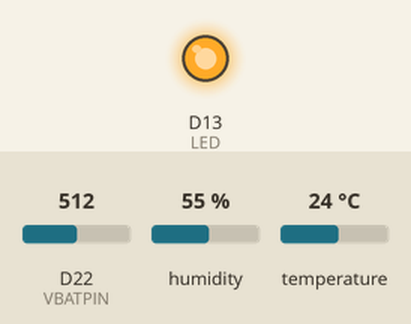
The sketch below on a simulated Arduino MKR. Shown: output pins drawn as LEDs (lit = HIGH). The inputs (shaded band) are chosen by the test bench; at power-on: D22 (VBATPIN) = 512, humidity 55 %, temperature 24 °C. The local clock reads 2024-03-15 10:24:30 at power-on unless the sketch sets it; no radio packets arrive unless stated; pins used as bus, display or sensor lines are not drawn.

Above: at 0.1 s.
At 5.1 s:
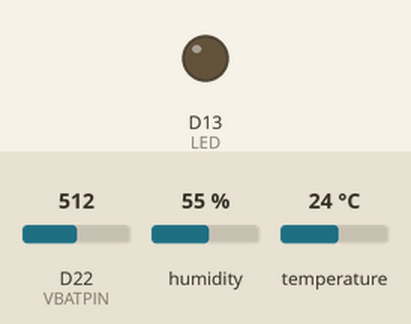
Timing chart, 0 to 6.6 s (numbered marks = the images above):
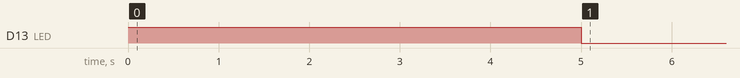

The sketch:

sensenet_remote.ino
```cpp
// rf69 demo tx rx.pde
// -*- mode: C++ -*-
// Example sketch showing how to create a simple addressed, reliable messaging client
// with the RH_RF69 class. RH_RF69 class does not provide for addressing or
// reliability, so you should only use RH_RF69  if you do not need the higher
// level messaging abilities.
// It is designed to work with the other example rf69_server.
// Demonstrates the use of AES encryption, setting the frequency and modem
// configuration

#include <RTCZero.h>
#include <SPI.h>
#include <RH_RF69.h>
#include <RHReliableDatagram.h>
#include "Adafruit_Si7021.h"

//#define DEBUG

Adafruit_Si7021 sensor_si7021 = Adafruit_Si7021();

/************ Radio Setup ***************/

// Change to 434.0 or other frequency, must match RX's freq!
#define RF69_FREQ 915.0

// Where to send packets to!
#define DEST_ADDRESS  1
// change addresses for each client board, any number :)
#define MY_ADDRESS    2

#define RFM69_CS      8
#define RFM69_INT     3
#define RFM69_RST     4
#define LED           13
#define VBATPIN       A7

//local sensor data structure
typedef struct {
  float temperature;
  float humidity;
  float altitude;
  float pressure;
  float battery;
} LOCALSENSORDATA, *PLOCALSENSORDATA;

LOCALSENSORDATA localsensordata;

RTCZero rtc;
//volatile bool alarm;

// Singleton instance of the radio driver
RH_RF69 rf69(RFM69_CS, RFM69_INT);

// Class to manage message delivery and receipt, using the driver declared above
RHReliableDatagram rf69_manager(rf69, MY_ADDRESS);

byte packetnum = 0;  // packet counter, we increment per xmission


////////////////////////////////////////////////////////////////////////////////
// Setup Arduino serial
////////////////////////////////////////////////////////////////////////////////
void setup_serial(int rate)
{
  Serial.begin(rate);

  // wait for serial port to open
  while (!Serial)
  {
    delay(10);
  }
}

////////////////////////////////////////////////////////////////////////////////
// Setup Arduino RTC
////////////////////////////////////////////////////////////////////////////////
void setup_rtc()
{
  // * Change these values to set the current initial time * /
  const byte hours   = 0;
  const byte minutes = 0;
  const byte seconds = 50;
  // * Change these values to set the current initial date * /
  const byte year    = 66;
  const byte month   = 4;
  const byte day     = 29;

  rtc.begin();
  rtc.setTime(hours, minutes, seconds);
  rtc.setDate(day, month, year);
  rtc.setAlarmSeconds((MY_ADDRESS - 2) * 2);
  rtc.enableAlarm(rtc.MATCH_SS);
  rtc.attachInterrupt(rtc_isr);
}

void setup_sensors()
{
  //pinMode(10, OUTPUT);
  //digitalWrite(10, HIGH);  // power on sensor

#ifdef DEBUG
  Serial.println("REMOTE Si7021 setup");
#endif // DEBUG

  if (!sensor_si7021.begin())
  {
#ifdef DEBUG
    Serial.println("Did not find Si7021 sensor!");
#endif // DEBUG
    while (true);
  }
}

void rtc_isr()
{
}

////////////////////////////////////////////////////////////////////////////////
// Read Feather M0 battery voltage
////////////////////////////////////////////////////////////////////////////////
void read_battery(PLOCALSENSORDATA data)
{
  float measuredvbat = analogRead(VBATPIN);
  measuredvbat *= 2;    // we divided by 2, so multiply back
  measuredvbat *= 3.3;  // Multiply by 3.3V, our reference voltage
  measuredvbat /= 1024; // convert to voltage
  data->battery = measuredvbat;

  /*
  Serial.print("VBat: " );
  Serial.println(data->battery);
  */
}

////////////////////////////////////////////////////////////////////////////////
// Read temperature/humidity and optional pressure sensors
//   Gateway node has more capable BME280 temp/hum/press sensor
//   Remote node has cheaper Si7021 temp/hum/press sensor
////////////////////////////////////////////////////////////////////////////////
void read_sensors(PLOCALSENSORDATA data)
{
  //digitalWrite(SDA, HIGH); // enable internal pullup
  //digitalWrite(SCL, HIGH);  // enable internal pullup
  //digitalWrite(10, HIGH);  // power on sensor
  //delay(100);

  data->pressure = 0.0F;
  data->altitude = 0.0F;
  data->temperature = sensor_si7021.readTemperature();
  data->humidity = sensor_si7021.readHumidity();

  //digitalWrite(SDA, LOW); // disable internal pullup
  //digitalWrite(SCL, LOW);  // disable internal pullup
  //digitalWrite(10, LOW);  // power on sensor

  /*
  Serial.print("Humidity:    "); Serial.print(data->humidity, 2);
  Serial.print("\tTemperature: "); Serial.println(data->temperature, 2);
  */
}

void setup()
{
  pinMode(LED, OUTPUT);

  //delay to allow usb programmer time to connect before deep sleep
  digitalWrite(LED, HIGH);
  delay(5000);
  digitalWrite(LED, LOW);

#ifdef DEBUG
  DEBUG  setup_serial(115200);
#endif // DEBUG

  setup_rtc();
  setup_sensors();

  pinMode(LED, OUTPUT);
  pinMode(RFM69_RST, OUTPUT);
  digitalWrite(RFM69_RST, LOW);

#ifdef DEBUG
  Serial.println("Feather Addressed RFM69 remote");
  Serial.println();
#endif // DEBUG

  // manual reset
  digitalWrite(RFM69_RST, HIGH);
  delay(10);
  digitalWrite(RFM69_RST, LOW);
  delay(10);

  if (!rf69_manager.init()) {
#ifdef DEBUG
    Serial.println("RFM69 radio init failed");
#endif // DEBUG
    while (1);
  }
#ifdef DEBUG
  Serial.println("RFM69 radio init OK!");
#endif // DEBUG
  // Defaults after init are 434.0MHz, modulation GFSK_Rb250Fd250, +13dbM (for low power module)
  // No encryption
  if (!rf69.setFrequency(RF69_FREQ)) {
#ifdef DEBUG
    Serial.println("setFrequency failed");
#endif // DEBUG
  }

  // If you are using a high power RF69 eg RFM69HW, you *must* set a Tx power with the
  // ishighpowermodule flag set like this:
  rf69.setTxPower(20, true);  // range from 14-20 for power, 2nd arg must be true for 69HCW

  // The encryption key has to be the same as the one in the server
  uint8_t key[] = { 0x01, 0x01, 0x01, 0x01, 0x01, 0x01, 0x01, 0x01,
                    0x01, 0x01, 0x01, 0x01, 0x01, 0x01, 0x01, 0x01};
  rf69.setEncryptionKey(key);

  pinMode(LED, OUTPUT);

#ifdef DEBUG
  Serial.print("RFM69 radio @");
  Serial.print((int)RF69_FREQ);
  Serial.println(" MHz");
#endif // DEBUG
}

////////////////////////////////////////////////////////////////////////////////
// Send local sensor data to host
////////////////////////////////////////////////////////////////////////////////
void output_local_sensor_data(LOCALSENSORDATA data)
{
#ifdef DEBUG
  Serial.print("BAT," );
  Serial.print(data.battery);
  Serial.print(",TMP," );
  Serial.print(data.temperature);
  Serial.print(",HUM," );
  Serial.println(data.humidity);
#endif // DEBUG
}


char *ftoa(double f, char *a, int precision) {
// Convert float to ascii!
  long p[] = {0,10,100,1000,10000,100000,1000000,10000000,100000000};
  char *ret = a;
  long heiltal = (long)f;
  itoa(heiltal, a, 10);
  while (*a != '\0') a++;
  *a++ = '.';
  long desimal = abs((long)((f - heiltal) * p[precision]));
  if (desimal< p[precision-1])  //are there leading zeros?
    { *a='0'; a++; }
  itoa(desimal, a, 10);
  return ret;
}

char timestr[12];

char *timestamp(char *timestr, int len)
{
   int seconds = rtc.getSeconds();
   int minutes = rtc.getMinutes();
   int hours = rtc.getHours();

   memset(timestr, 0, len);
   sprintf(timestr, "%02d:%02d:%02d",
      hours,
      minutes,
      seconds);

   return timestr;
}


// Dont put this on the stack:
uint8_t buf[RH_RF69_MAX_MESSAGE_LEN];
char fltbuf_bat[8];
char fltbuf_tmp[8];
char fltbuf_hum[8];
char radiopacket[RH_RF69_MAX_MESSAGE_LEN];

void loop() {
  memset(fltbuf_bat, 0, 8);
  memset(fltbuf_tmp, 0, 8);
  memset(fltbuf_hum, 0, 8);
  memset(buf, 0, RH_RF69_MAX_MESSAGE_LEN);
  memset(radiopacket, 0, RH_RF69_MAX_MESSAGE_LEN);

  read_battery(&localsensordata);
  read_sensors(&localsensordata);
  output_local_sensor_data(localsensordata);

  ftoa(localsensordata.battery, fltbuf_bat, 2);
  ftoa(localsensordata.temperature, fltbuf_tmp, 2);
  ftoa(localsensordata.humidity, fltbuf_hum, 2);

  if(packetnum++ == 255)
  {
    packetnum = 0;
  }

  char version_remote[] = "0.01";
  sprintf(radiopacket, "%s,V,%s,%03d,B,%s,T,%s,H,%s",
   timestamp(timestr, 12),
   version_remote,
   packetnum,
   fltbuf_bat,
   fltbuf_tmp,
   fltbuf_hum);

#ifdef DEBUG
  Serial.print("Sending ");
  Serial.println(radiopacket);
#endif // DEBUG

  // Send a message to the DESTINATION!
  if (rf69_manager.sendtoWait((uint8_t *)radiopacket, strlen(radiopacket), DEST_ADDRESS)) {
    // Now wait for a reply from the server
    uint8_t len = sizeof(buf);
    uint8_t from;
    if (rf69_manager.recvfromAckTimeout(buf, &len, 2000, &from)) {
      buf[len] = 0; // zero out remaining string

      Blink(LED, 40, 3); //blink LED 3 times, 40ms between blinks

#ifdef DEBUG
      Serial.print("Reply,");
      Serial.print(from);
      Serial.print(",RSSI,");
      Serial.print(rf69.lastRssi());
      Serial.print(",");
      Serial.println((char*)buf);
#endif // DEBUG
    } else {
#ifdef DEBUG
      Serial.println("No reply, is anyone listening?");
#endif // DEBUG
    }
  } else {
#ifdef DEBUG
    Serial.println("Sending failed (no ack)");
#endif // DEBUG
  }

  rf69.sleep();

#ifdef DEBUG
  delay(10000);
#else
  rtc.standbyMode();
#endif // DEBUG
}

void Blink(byte PIN, byte DELAY_MS, byte loops) {
  for (byte i=0; i<loops; i++)  {
    digitalWrite(PIN,HIGH);
    delay(DELAY_MS);
    digitalWrite(PIN,LOW);
    delay(DELAY_MS);
  }
}
```
